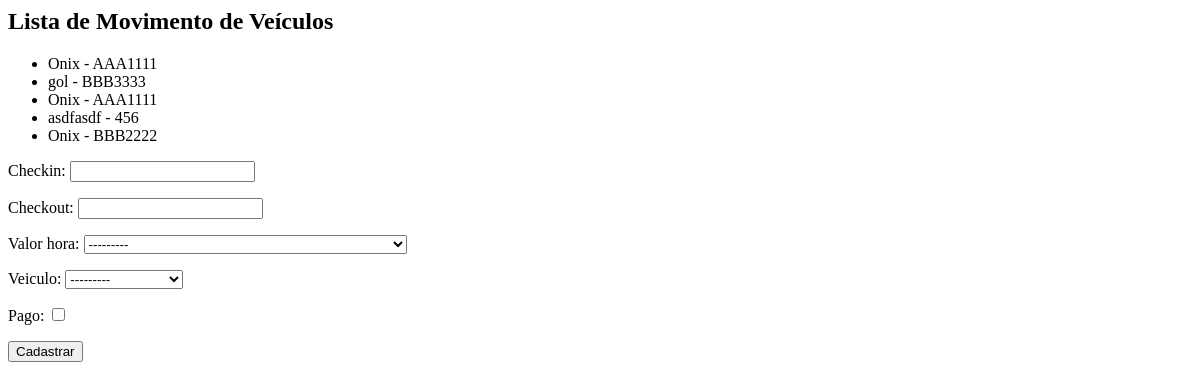
Before: /core/mov-rot/ with the older database file.
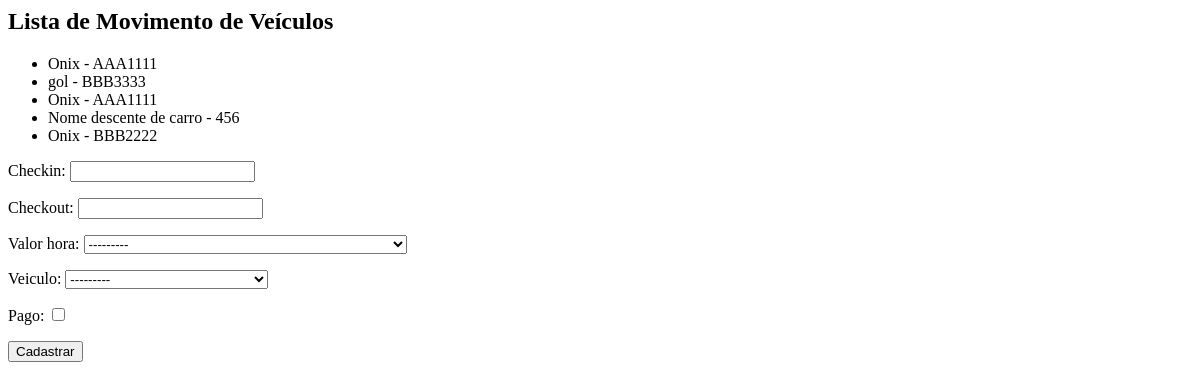
After: the same page with the newer database file.
### core/models.py (models this page shows, shortened)
class MovRotativo(models.Model):
    checkin = models.DateTimeField(auto_now=False)
    checkout = models.DateTimeField(auto_now=False, blank=True, null=True)
    valor_hora = models.ForeignKey(Parametro, on_delete=models.CASCADE)
    veiculo = models.ForeignKey(Veiculo, on_delete=models.CASCADE)
    pago = models.BooleanField(default=False)
    def __str__(self):
        return self.veiculo.modelo + '  -  ' + self.veiculo.placa

class Veiculo(models.Model):
    proprietario = models.ForeignKey(Pessoa, on_delete = models.CASCADE)
    marca = models.ForeignKey(Marca, on_delete=models.CASCADE)
    modelo = models.CharField(max_length=50)
    placa = models.CharField(max_length=7)
    cor = models.CharField(max_length=15)
    observacoes = models.TextField(null=True, blank=True)
    def __str__(self):
        return self.modelo + ' - ' + self.placa

### core/views.py (the view)
# urls.py: path('mov-rot/', views.lista_mov_rotativos, name='core_lista_mov_rotativos'),
def lista_mov_rotativos(request):
    mov_rot = MovRotativo.objects.all()
    form = MovRotForm
    data = {'mov_rotativos': mov_rot, 'form': form}
    return render(request, 'core/lista_mov_rotativos.html', data)

### core/models.py (called while the page is built)
    def __str__(self):
        resposta =  'Valor por hora: R$ ' + str(self.valor_hora)
        resposta += '  -  Valor por mês: R$ ' + str(self.valor_mes)
        return resposta

### core/templates/core/lista_mov_rotativos.html (shortened to what this page needs)
<h2>Lista de Movimento de Veículos</h2>
<ul>
    {% for movimento in mov_rotativos %}
        <li> {{movimento}} </li>
    {% endfor %}
</ul>
<form action="{% url 'core_mov_rotativo_novo' %}" method="post">
    {{form.as_p}}
    <button type="submit">Cadastrar</button>
</form>

Changed rows visible on the page:
changed through a linked row, MovRotativo: veiculo.placa "asdfasdf - 456" → "Nome descente de carro - 456"
